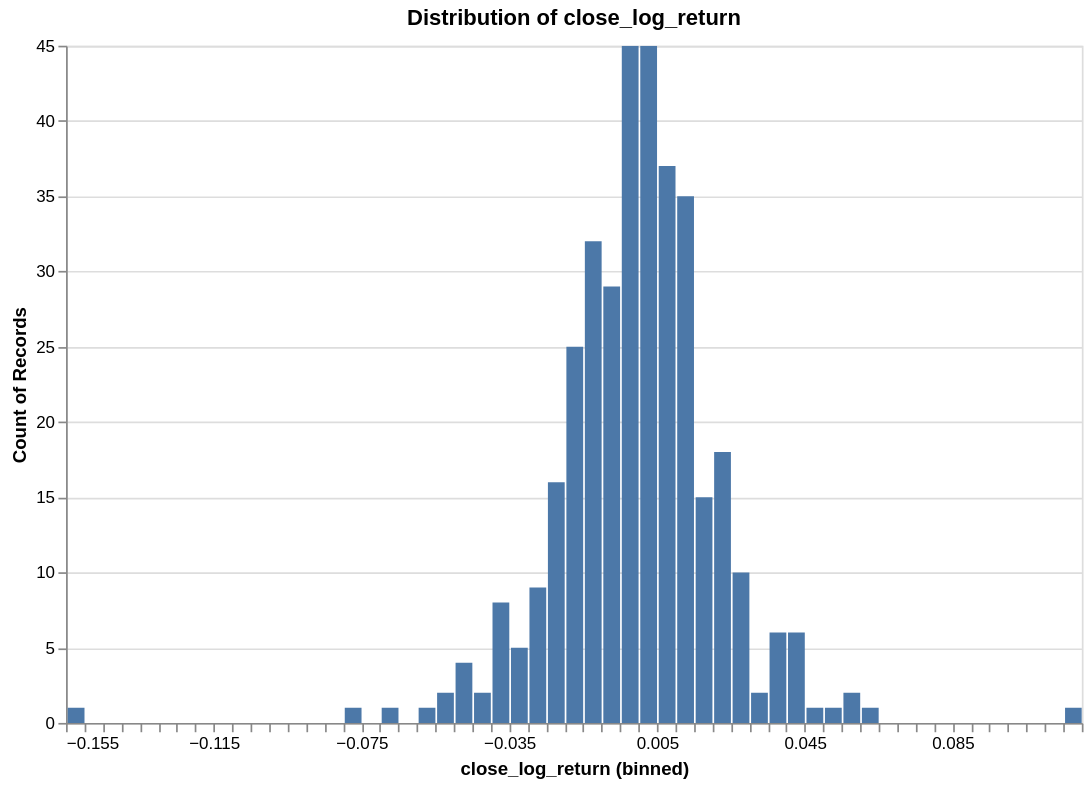

Notebook cell for this chart:
### Code cell
research.plot_distribution(ts, target, no_bins = 100)

### Figure 1 — Vega specification as saved in the notebook (floating-point values rounded to 4 significant figures)
{"$schema": "https://vega.github.io/schema/vega/v6.json", "data": [{"name": "param_f268f798f41c853e_store"}, {"name": "source_0", "values": [{"__count": 15, "bin_maxbins_100_close_log_return": 0.015, "bin_maxbins_100_close_log_return_end": 0.02}, {"__count": 29, "bin_maxbins_100_close_log_return": -0.01, "bin_maxbins_100_close_log_return_end": -0.005}, {"__count": 32, "bin_maxbins_100_close_log_return": -0.015, "bin_maxbins_100_close_log_return_end": -0.01}, {"__count": 35, "bin_maxbins_100_close_log_return": 0.01, "bin_maxbins_100_close_log_return_end": 0.015}, {"__count": 45, "bin_maxbins_100_close_log_return": 0.0, "bin_maxbins_100_close_log_return_end": 0.005}, {"__count": 45, "bin_maxbins_100_close_log_return": -0.005, "bin_maxbins_100_close_log_return_end": -4.337e-18}, {"__count": 2, "bin_maxbins_100_close_log_return": 0.03, "bin_maxbins_100_close_log_return_end": 0.035}, {"__count": 10, "bin_maxbins_100_close_log_return": 0.025, "bin_maxbins_100_close_log_return_end": 0.03}, {"__count": 2, "bin_maxbins_100_close_log_return": -0.045, "bin_maxbins_100_close_log_return_end": -0.04}, {"__count": 16, "bin_maxbins_100_close_log_return": -0.025, "bin_maxbins_100_close_log_return_end": -0.02}, {"__count": 25, "bin_maxbins_100_close_log_return": -0.02, "bin_maxbins_100_close_log_return_end": -0.015}, {"__count": 37, "bin_maxbins_100_close_log_return": 0.005, "bin_maxbins_100_close_log_return_end": 0.01}, {"__count": 5, "bin_maxbins_100_close_log_return": -0.035, "bin_maxbins_100_close_log_return_end": -0.03}, {"__count": 6, "bin_maxbins_100_close_log_return": 0.04, "bin_maxbins_100_close_log_return_end": 0.045}, {"__count": 9, "bin_maxbins_100_close_log_return": -0.03, "bin_maxbins_100_close_log_return_end": -0.025}, {"__count": 18, "bin_maxbins_100_close_log_return": 0.02, "bin_maxbins_100_close_log_return_end": 0.025}, {"__count": 6, "bin_maxbins_100_close_log_return": 0.035, "bin_maxbins_100_close_log_return_end": 0.04}, {"__count": 8, "bin_maxbins_100_close_log_return": -0.04, "bin_maxbins_100_close_log_return_end": -0.035}, {"__count": 1, "bin_maxbins_100_close_log_return": -0.08, "bin_maxbins_100_close_log_return_end": -0.075}, {"__count": 4, "bin_maxbins_100_close_log_return": -0.05, "bin_maxbins_100_close_log_return_end": -0.045}, {"__count": 2, "bin_maxbins_100_close_log_return": -0.055, "bin_maxbins_100_close_log_return_end": -0.05}, {"__count": 1, "bin_maxbins_100_close_log_return": -0.06, "bin_maxbins_100_close_log_return_end": -0.055}, {"__count": 2, "bin_maxbins_100_close_log_return": 0.055, "bin_maxbins_100_close_log_return_end": 0.06}, {"__count": 1, "bin_maxbins_100_close_log_return": -0.07, "bin_maxbins_100_close_log_return_end": -0.065}, {"__count": 1, "bin_maxbins_100_close_log_return": -0.155, "bin_maxbins_100_close_log_return_end": -0.15}, {"__count": 1, "bin_maxbins_100_close_log_return": 0.115, "bin_maxbins_100_close_log_return_end": 0.12}, {"__count": 1, "bin_maxbins_100_close_log_return": 0.045, "bin_maxbins_100_close_log_return_end": 0.05}, {"__count": 1, "bin_maxbins_100_close_log_return": 0.06, "bin_maxbins_100_close_log_return_end": 0.065}, {"__count": 1, "bin_maxbins_100_close_log_return": 0.05, "bin_maxbins_100_close_log_return_end": 0.055}]}, {"name": "source_0_y_domain___count", "values": [{"min": 1, "max": 45}]}], "signals": [{"name": "bin_maxbins_100_close_log_return_bins", "value": {"fields": ["close_log_return"], "fname": "bin_close_log_return", "start": -0.155, "step": 0.005, "stop": 0.12}}, {"name": "unit", "value": {}, "on": [{"events": "pointermove", "update": "isTuple(group()) ? group() : unit"}]}, {"name": "param_f268f798f41c853e", "update": "vlSelectionResolve(\"param_f268f798f41c853e_store\", \"union\")"}, {"name": "param_f268f798f41c853e_close_log_return", "on": [{"events": [{"source": "view", "type": "dblclick"}], "update": "null"}, {"events": {"signal": "param_f268f798f41c853e_translate_delta"}, "update": "panLinear(param_f268f798f41c853e_translate_anchor.extent_x, -param_f268f798f41c853e_translate_delta.x / width)"}, {"events": {"signal": "param_f268f798f41c853e_zoom_delta"}, "update": "zoomLinear(domain(\"x\"), param_f268f798f41c853e_zoom_anchor.x, param_f268f798f41c853e_zoom_delta)"}]}, {"name": "param_f268f798f41c853e_tuple", "on": [{"events": [{"signal": "param_f268f798f41c853e_close_log_return"}], "update": "param_f268f798f41c853e_close_log_return ? {unit: \"\", fields: param_f268f798f41c853e_tuple_fields, values: [param_f268f798f41c853e_close_log_return]} : null"}]}, {"name": "param_f268f798f41c853e_tuple_fields", "value": [{"field": "close_log_return", "channel": "x", "type": "R"}]}, {"name": "param_f268f798f41c853e_translate_anchor", "value": {}, "on": [{"events": [{"source": "scope", "type": "pointerdown"}], "update": "{x: x(unit), y: y(unit), extent_x: domain(\"x\")}"}]}, {"name": "param_f268f798f41c853e_translate_delta", "value": {}, "on": [{"events": [{"source": "window", "between": [{"source": "scope", "type": "pointerdown"}, {"source": "window", "type": "pointerup"}], "type": "pointermove", "consume": true}], "update": "{x: param_f268f798f41c853e_translate_anchor.x - x(unit), y: param_f268f798f41c853e_translate_anchor.y - y(unit)}"}]}, {"name": "param_f268f798f41c853e_zoom_anchor", "on": [{"events": [{"source": "scope", "type": "wheel", "consume": true}], "update": "{x: invert(\"x\", x(unit)), y: invert(\"y\", y(unit))}"}]}, {"name": "param_f268f798f41c853e_zoom_delta", "on": [{"events": [{"source": "scope", "type": "wheel", "consume": true}], "update": "pow(1.001, event.deltaY * pow(16, event.deltaMode))", "force": true}]}, {"name": "param_f268f798f41c853e_modify", "on": [{"events": {"signal": "param_f268f798f41c853e_tuple"}, "update": "modify(\"param_f268f798f41c853e_store\", param_f268f798f41c853e_tuple, true)"}]}], "marks": [{"type": "rect", "name": "marks", "from": {"data": "source_0"}, "encode": {"update": {"x": {"field": "bin_maxbins_100_close_log_return_end", "scale": "x", "offset": {"signal": "0.5 + (abs(scale(\"x\", datum[\"bin_maxbins_100_close_log_return_end\"]) - scale(\"x\", datum[\"bin_maxbins_100_close_log_return\"])) < 0.25 ? 0.5 * (0.25 - (abs(scale(\"x\", datum[\"bin_maxbins_100_close_log_return_end\"]) - scale(\"x\", datum[\"bin_maxbins_100_close_log_return\"])))) : -0.5)"}}, "fill": {"value": "#4c78a8"}, "y2": {"value": 0, "scale": "y"}, "y": {"field": "__count", "scale": "y"}, "x2": {"field": "bin_maxbins_100_close_log_return", "scale": "x", "offset": {"signal": "0.5 + (abs(scale(\"x\", datum[\"bin_maxbins_100_close_log_return_end\"]) - scale(\"x\", datum[\"bin_maxbins_100_close_log_return\"])) < 0.25 ? -0.5 * (0.25 - (abs(scale(\"x\", datum[\"bin_maxbins_100_close_log_return_end\"]) - scale(\"x\", datum[\"bin_maxbins_100_close_log_return\"])))) : 0.5)"}}}}, "style": ["bar"], "interactive": true, "clip": true}], "scales": [{"name": "x", "type": "linear", "domain": {"signal": "[bin_maxbins_100_close_log_return_bins.start, bin_maxbins_100_close_log_return_bins.stop]"}, "range": [0, {"signal": "width"}], "bins": {"signal": "bin_maxbins_100_close_log_return_bins"}, "domainRaw": {"signal": "param_f268f798f41c853e[\"close_log_return\"]"}, "zero": false}, {"name": "y", "type": "linear", "domain": [{"signal": "(data(\"source_0_y_domain___count\")[0] || {}).min"}, {"signal": "(data(\"source_0_y_domain___count\")[0] || {}).max"}], "range": [{"signal": "height"}, 0], "nice": true, "zero": true}], "axes": [{"scale": "y", "maxExtent": 0, "tickCount": {"signal": "ceil(height/40)"}, "gridScale": "x", "grid": true, "minExtent": 0, "zindex": 0, "ticks": false, "orient": "left", "domain": false, "labels": false, "aria": false}, {"scale": "x", "orient": "bottom", "labelFlush": true, "labelOverlap": true, "tickCount": {"signal": "ceil(width/10)"}, "zindex": 0, "grid": false, "title": "close_log_return (binned)"}, {"scale": "y", "orient": "left", "zindex": 0, "grid": false, "title": "Count of Records", "labelOverlap": true, "tickCount": {"signal": "ceil(height/40)"}}], "title": {"text": "Distribution of close_log_return", "frame": "group"}, "background": "white", "width": 600, "height": 400, "padding": 5, "style": "cell"}
